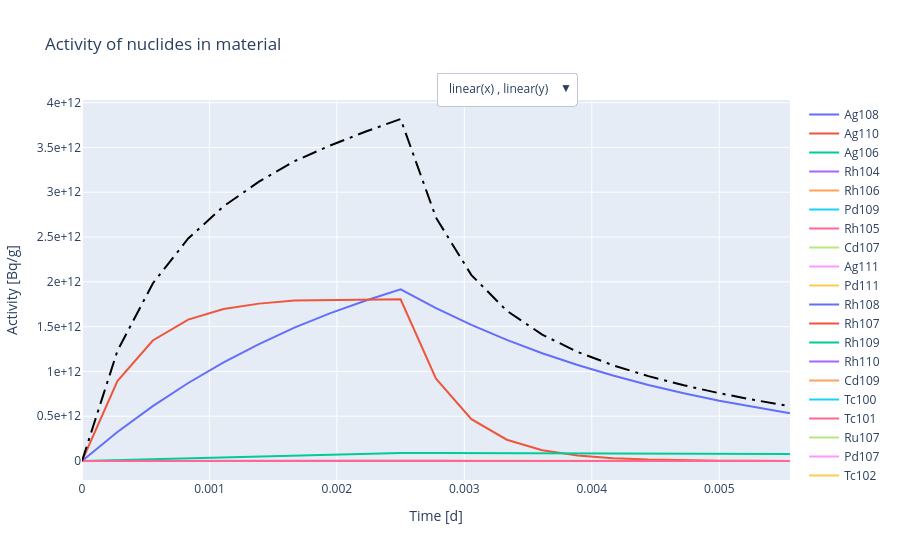

Here is the notebook cell this chart was saved with:
### Markdown cell above
Not all nuclide are unstable and the unstable ones have a different half life. This next plot shows the specific activity (activity per unit mass) as a function of time.

This is useful for identifying a suitable waste repository for activated waste.

### Code cell
results.plot_activity_vs_time()
